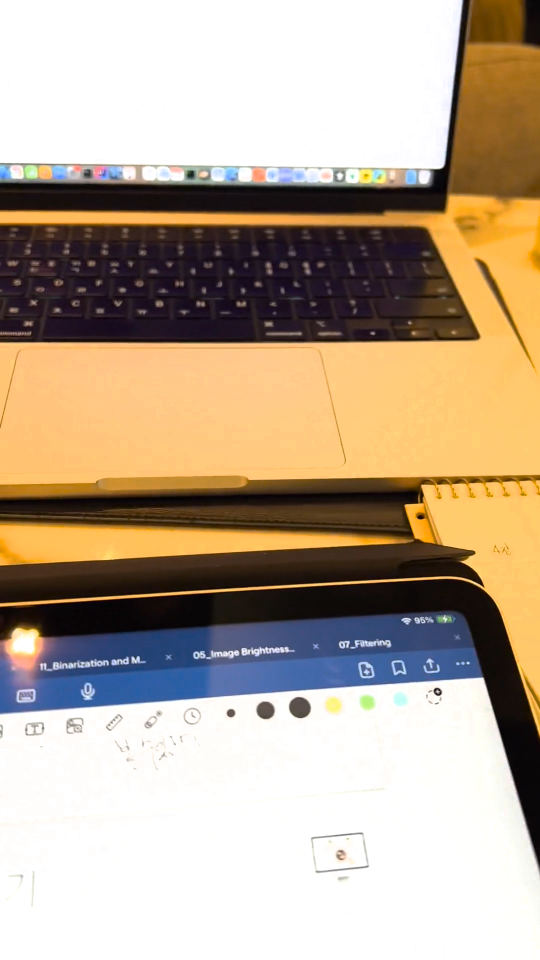
#> input picture frame 4 of 04/test.avi, 1080 x 1920 px (shown at 1/2 size)
$ python openCV-04-3.py
#> lines starting #> are read from the running program, lines starting #| are printed output that depends on the picture
import cv2 as cv
import numpy as np

#직선 그리기
img = np.full((400,400,3), 255, np.uint8)
cv.line(img, (50, 50), (200,50), (0,0,255), 3, cv.LINE_AA) # 색상이랑 두께네, 마지막은 안티얼라이어싱
cv.imshow('img', img)
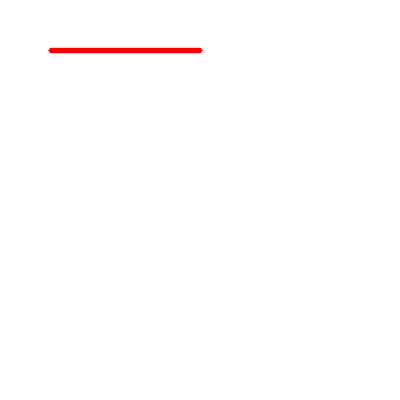
#> window 'img': shape (400, 400, 3); mean B, G, R 253.7, 253.7, 255

cap = cv.VideoCapture('test.avi')

if not cap.isOpened():
    print('Could not open video file')
    exit()

w = round(cap.get(cv.CAP_PROP_FRAME_WIDTH))
h = round(cap.get(cv.CAP_PROP_FRAME_HEIGHT))
fps = cap.get(cv.CAP_PROP_FPS)

fourcc = cv.VideoWriter_fourcc(*'DIVX')
delay = round(1000 / fps)

outputVideo = cv.VideoWriter('output.avi', fourcc, delay, (w, h))
if not outputVideo.isOpened():
    print('Could not open video file')
    exit()

while True:
    ret, frame = cap.read()
#> frame is the input picture: shape (1920, 1080, 3); mean B, G, R 147.7, 168.1, 185.1
    if not ret:
        break
    inversed = ~frame
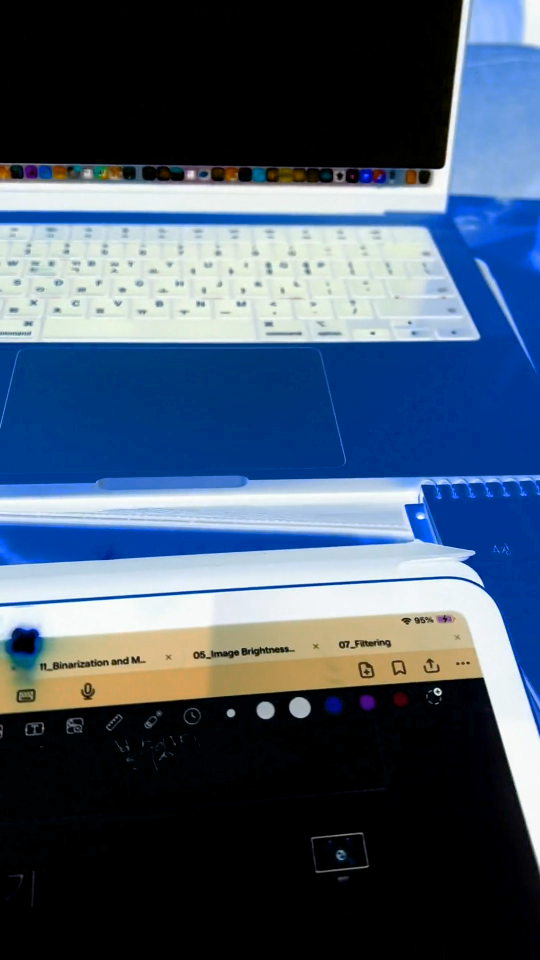
#> inversed: shape (1920, 1080, 3) (shown at 1/2 size); mean B, G, R 107.3, 86.9, 69.9
    outputVideo.write(inversed)

    cv.imshow('frame', frame)
    cv.imshow('inversed', inversed)

    if cv.waitKey(delay) == 27:
#> (key Esc is pressed here)
        break


cv.destroyAllWindows()

$ run again, starting later in the video
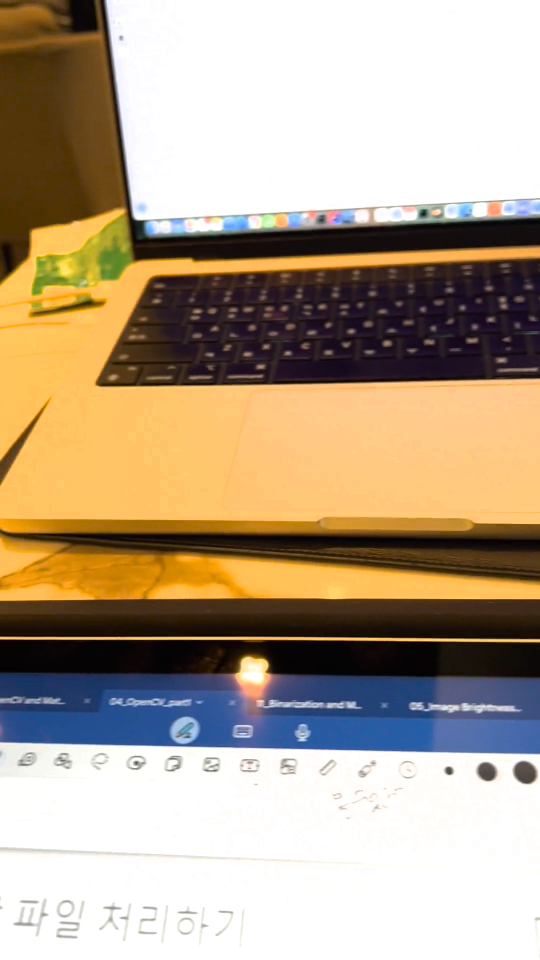
#> input picture frame 19 of 04/test.avi, 1080 x 1920 px (shown at 1/2 size)
#> frame is the input picture: shape (1920, 1080, 3); mean B, G, R 140.3, 162.9, 180
#> `inversed = ~frame`:
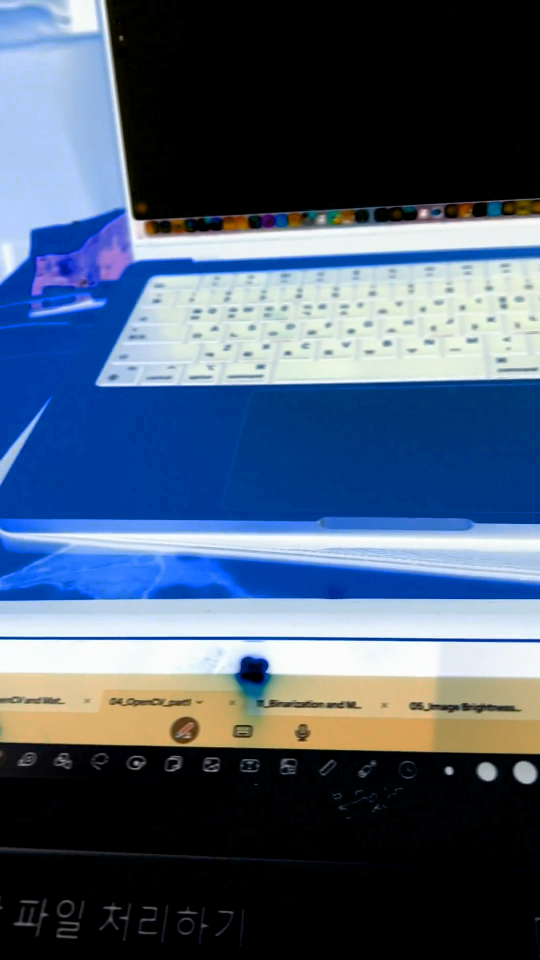
#> inversed: shape (1920, 1080, 3) (shown at 1/2 size); mean B, G, R 114.7, 92.1, 75

$ run again, starting later in the video
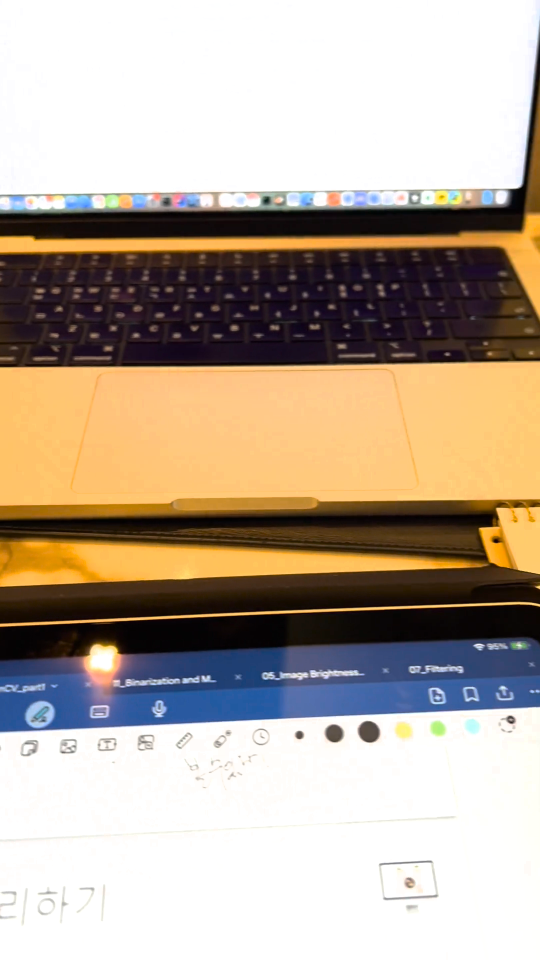
#> input picture frame 35 of 04/test.avi, 1080 x 1920 px (shown at 1/2 size)
#> frame is the input picture: shape (1920, 1080, 3); mean B, G, R 153.5, 168.7, 182.7
#> `inversed = ~frame`:
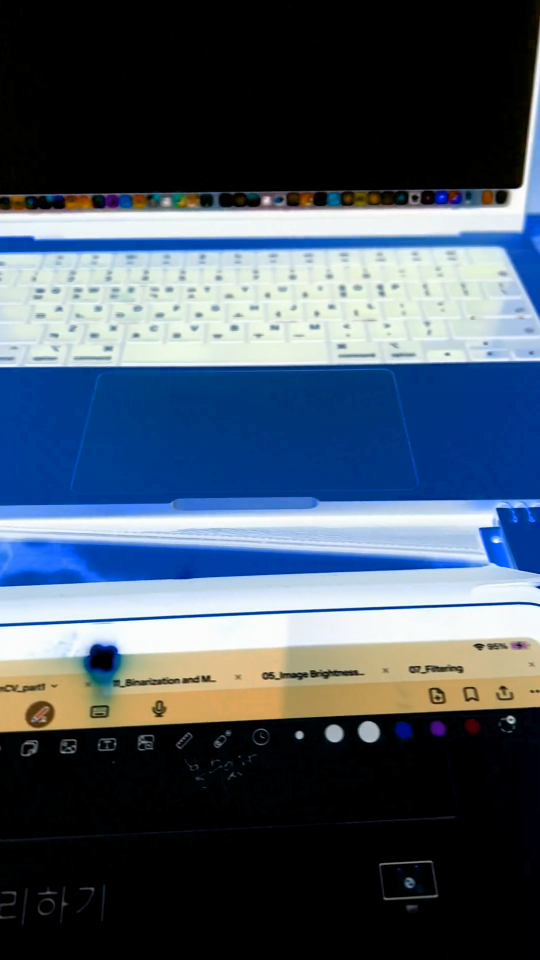
#> inversed: shape (1920, 1080, 3) (shown at 1/2 size); mean B, G, R 101.5, 86.3, 72.3
